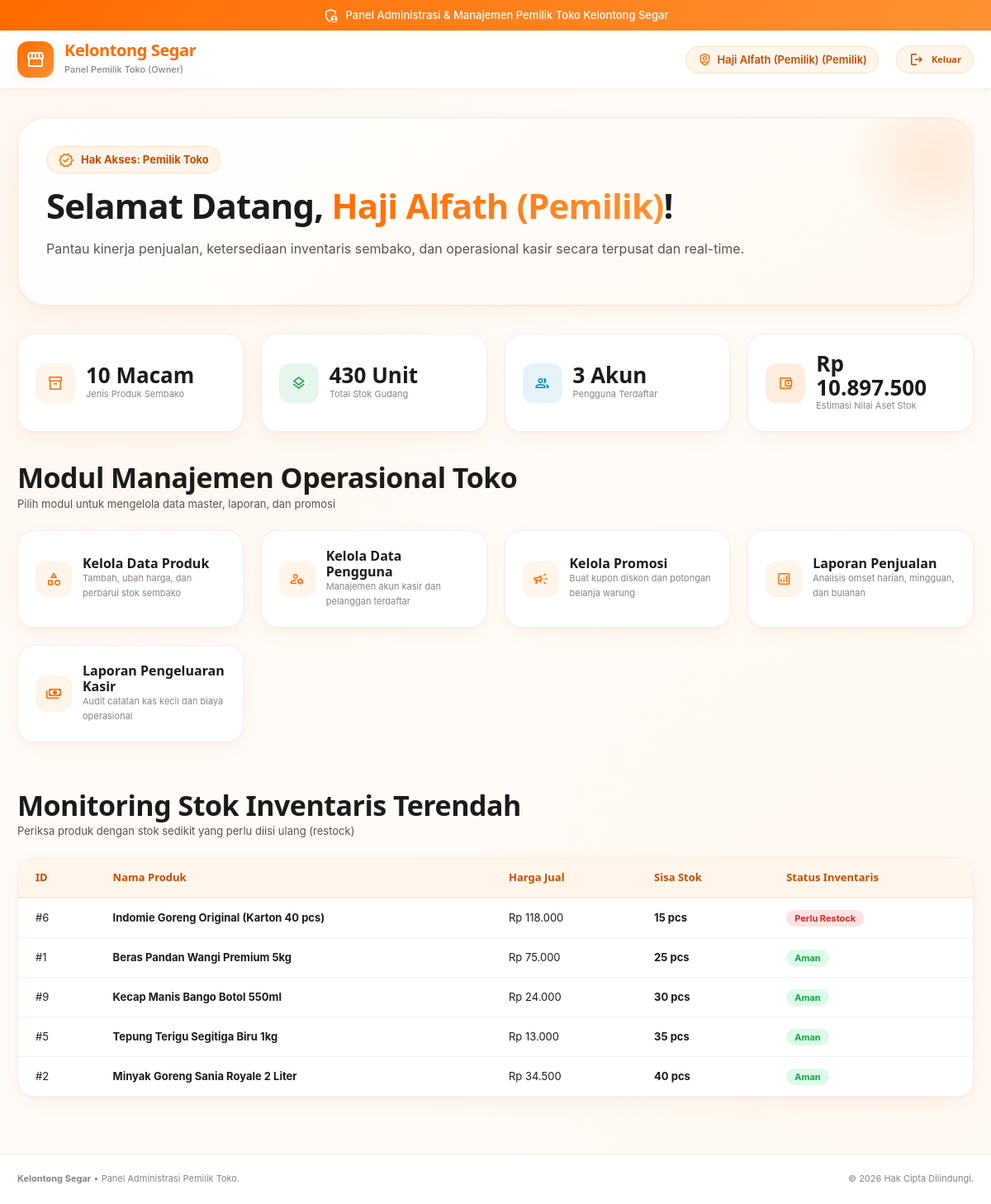
The page /admin/dashboard_pemilik.php (signed in) on the database its author committed.
### tables this page shows
CREATE TABLE IF NOT EXISTS `t_produk` (
  `id_produk` int(11) NOT NULL AUTO_INCREMENT,
  `nama_produk` varchar(150) NOT NULL,
  `harga_jual` int(11) NOT NULL,
  `stok` int(11) NOT NULL,
  PRIMARY KEY (`id_produk`)
);

### admin/dashboard_pemilik.php (the view, shortened to what this page needs)
<?php
include '../config/koneksi.php';
$nama_pemilik = $_SESSION['nama_lengkap'];
$q_prod = mysqli_query($koneksi, "SELECT COUNT(*) as total_prod, SUM(stok) as total_stok, SUM(harga_jual * stok) as total_aset FROM t_produk");
$d_prod = mysqli_fetch_assoc($q_prod);
$q_user = mysqli_query($koneksi, "SELECT COUNT(*) as total_user FROM t_user");
$d_user = mysqli_fetch_assoc($q_user);
$q_list_prod = mysqli_query($koneksi, "SELECT * FROM t_produk ORDER BY stok ASC LIMIT 5");
?>
<!DOCTYPE html>
<html lang="id">
<head>
    <link rel="stylesheet" href="../assets/css/style.css">
</head>
<body>
    <div class="top-bar">
        <span class="icon">admin_panel_settings</span>
        <span>Panel Administrasi &amp; Manajemen Pemilik Toko Kelontong Segar</span>
    </div>
    <header class="navbar">
        <div class="navbar-container">
            <a href="dashboard_pemilik.php" class="brand-logo">
                <div class="brand-icon">
                    <span class="icon">storefront</span>
                </div>
                <div>
                    <span class="brand-title">Kelontong Segar</span>
                    <span class="brand-subtitle">Panel Pemilik Toko (Owner)</span>
                </div>
            </a>
            <div class="nav-links">
                <span class="nav-user-badge">
                    <span class="icon" style="color: var(--primary); font-size: 18px;">shield_person</span>
                    <?php echo htmlspecialchars($nama_pemilik); ?> (Pemilik)
                </span>
                <a href="../logout.php" class="btn btn-secondary btn-sm" onclick="return confirm('Apakah Anda yakin ingin keluar?')">
                    <span class="icon">logout</span>
                    Keluar
                </a>
            </div>
        </div>
    </header>
    <main class="main-wrapper">
        <div class="card-showcase fade-in" style="margin-bottom: var(--space-5);">
            <div>
                <div class="hero-badge">
                    <span class="icon" style="color: var(--primary);">verified</span>
                    <span>Hak Akses: Pemilik Toko</span>
                </div>
                <h1 class="hero-title">
                    Selamat Datang, <span class="hero-title-highlight"><?php echo htmlspecialchars($nama_pemilik); ?></span>!
                </h1>
                <p class="hero-description">
                    Pantau kinerja penjualan, ketersediaan inventaris sembako, dan operasional kasir secara terpusat dan real-time.
                </p>
            </div>
        </div>
        <div class="stats-grid fade-in">
            <div class="stat-tile">
                <div class="stat-icon">
                    <span class="icon">inventory_2</span>
                </div>
                <div>
                    <div class="stat-value"><?php echo $d_prod['total_prod']; ?> Macam</div>
                    <div class="stat-title">Jenis Produk Sembako</div>
                </div>
            </div>
            <div class="stat-tile">
                <div class="stat-icon" style="background: rgba(22, 163, 74, 0.1); color: var(--accent-green);">
                    <span class="icon">layers</span>
                </div>
                <div>
                    <div class="stat-value"><?php echo $d_prod['total_stok'] ? $d_prod['total_stok'] : 0; ?> Unit</div>
                    <div class="stat-title">Total Stok Gudang</div>
                </div>
            </div>
            <div class="stat-tile">
                <div class="stat-icon" style="background: rgba(2, 132, 199, 0.1); color: var(--accent-blue);">
                    <span class="icon">group</span>
                </div>
                <div>
                    <div class="stat-value"><?php echo $d_user['total_user']; ?> Akun</div>
                    <div class="stat-title">Pengguna Terdaftar</div>
                </div>
            </div>
            <div class="stat-tile">
                <div class="stat-icon" style="background: rgba(255, 107, 0, 0.12); color: var(--primary);">
                    <span class="icon">account_balance_wallet</span>
                </div>
                <div>
                    <div class="stat-value">Rp <?php echo number_format($d_prod['total_aset'] ? $d_prod['total_aset'] : 0, 0, ',', '.'); ?></div>
                    <div class="stat-title">Estimasi Nilai Aset Stok</div>
                </div>
            </div>
        </div>
        <div style="margin-top: var(--space-5);">
            <div class="catalog-title" style="margin-bottom: var(--space-4);">
                <h2>Modul Manajemen Operasional Toko</h2>
                <p>Pilih modul untuk mengelola data master, laporan, dan promosi</p>
            </div>
            <div class="menu-grid fade-in">
                <a href="#" class="menu-card" onclick="alert('Modul Kelola Data Produk'); return false;">
                    <div class="menu-icon">
                        <span class="icon">category</span>
                    </div>
                    <div>
                        <div class="menu-title">Kelola Data Produk</div>
                        <div class="menu-desc">Tambah, ubah harga, dan perbarui stok sembako</div>
                    </div>
                </a>
                <a href="#" class="menu-card" onclick="alert('Modul Kelola Data Pengguna'); return false;">
                    <div class="menu-icon">
                        <span class="icon">manage_accounts</span>
                    </div>
                    <div>
                        <div class="menu-title">Kelola Data Pengguna</div>
                        <div class="menu-desc">Manajemen akun kasir dan pelanggan terdaftar</div>
                    </div>
                </a>
                <a href="#" class="menu-card" onclick="alert('Modul Kelola Promosi'); return false;">
                    <div class="menu-icon">
                        <span class="icon">campaign</span>
                    </div>
                    <div>
                        <div class="menu-title">Kelola Promosi</div>
                        <div class="menu-desc">Buat kupon diskon dan potongan belanja warung</div>
                    </div>
                </a>
                <a href="#" class="menu-card" onclick="alert('Modul Laporan Penjualan'); return false;">
                    <div class="menu-icon">
                        <span class="icon">analytics</span>
                    </div>
                    <div>
                        <div class="menu-title">Laporan Penjualan</div>
                        <div class="menu-desc">Analisis omset harian, mingguan, dan bulanan</div>
                    </div>
                </a>
                <a href="#" class="menu-card" onclick="alert('Modul Laporan Pengeluaran Kasir'); return false;">
                    <div class="menu-icon">
                        <span class="icon">payments</span>
                    </div>
                    <div>
                        <div class="menu-title">Laporan Pengeluaran Kasir</div>
                        <div class="menu-desc">Audit catatan kas kecil dan biaya operasional</div>
                    </div>
                </a>
            </div>
        </div>
        <div style="margin-top: var(--space-6);">
            <div class="catalog-header">
                <div class="catalog-title">
                    <h2>Monitoring Stok Inventaris Terendah</h2>
                    <p>Periksa produk dengan stok sedikit yang perlu diisi ulang (restock)</p>
                </div>
            </div>
            <div class="table-container fade-in">
                <table class="kelontong-table">
                    <thead>
                        <tr>
                            <th>ID</th>
                            <th>Nama Produk</th>
                            <th>Harga Jual</th>
                            <th>Sisa Stok</th>
                            <th>Status Inventaris</th>
                        </tr>
                    </thead>
                    <tbody>
                        <?php while ($prod = mysqli_fetch_assoc($q_list_prod)): ?>
                        <tr>
                            <td>#<?php echo $prod['id_produk']; ?></td>
                            <td><strong><?php echo htmlspecialchars($prod['nama_produk']); ?></strong></td>
                            <td>Rp <?php echo number_format($prod['harga_jual'], 0, ',', '.'); ?></td>
                            <td><strong><?php echo $prod['stok']; ?> pcs</strong></td>
                            <td>
                                <?php if ($prod['stok'] <= 15): ?>
                                    <span style="background: var(--accent-red-bg); color: var(--accent-red); padding: 3px 10px; border-radius: var(--radius-pill); font-size: 11px; font-weight: 700;">
                                        Perlu Restock
                                    </span>
                                <?php else: ?>
                                    <span style="background: var(--accent-green-bg); color: var(--accent-green); padding: 3px 10px; border-radius: var(--radius-pill); font-size: 11px; font-weight: 700;">
                                        Aman
                                    </span>
                                <?php endif; ?>
                            </td>
                        </tr>
                        <?php endwhile; ?>
                    </tbody>
                </table>
            </div>
        </div>
    </main>
    <footer class="main-footer">
        <div class="footer-content">
            <div>
                <strong>Kelontong Segar</strong> &bull; Panel Administrasi Pemilik Toko.
            </div>
            <div>
                &copy; <?php echo date('Y'); ?> Hak Cipta Dilindungi.
            </div>
        </div>
    </footer>
</body>
</html>

### rows shown on the page
t_produk: id_produk "6", nama_produk "Indomie Goreng Original (Karton 40 pcs)", harga_jual "118.000", stok "15", shows "Perlu Restock"
t_produk: id_produk "1", nama_produk "Beras Pandan Wangi Premium 5kg", harga_jual "75.000", stok "25", shows "Aman"
t_produk: id_produk "9", nama_produk "Kecap Manis Bango Botol 550ml", harga_jual "24.000", stok "30", shows "Aman"
t_produk: id_produk "5", nama_produk "Tepung Terigu Segitiga Biru 1kg", harga_jual "13.000", stok "35", shows "Aman"
t_produk: id_produk "2", nama_produk "Minyak Goreng Sania Royale 2 Liter", harga_jual "34.500", stok "40", shows "Aman"

### other values the page prints
$nama_pemilik "Haji Alfath (Pemilik)"
$d_prod['total_prod'] "10"
$d_prod['total_stok'] "430"
$d_user['total_user'] "3"
$d_prod['total_aset'] ? $d_prod['total_aset'] : 0 "10.897.500"
